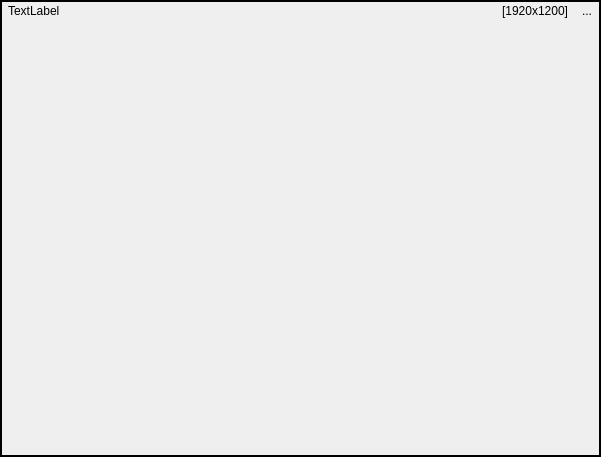
<ui version="4.0" >
 <class>FrameClass</class>
 <widget class="QFrame" name="FrameClass" >
  <property name="geometry" >
   <rect>
    <x>0</x>
    <y>0</y>
    <width>601</width>
    <height>457</height>
   </rect>
  </property>
  <property name="focusPolicy" >
   <enum>Qt::ClickFocus</enum>
  </property>
  <property name="windowTitle" >
   <string>Frame</string>
  </property>
  <property name="frameShape" >
   <enum>QFrame::Box</enum>
  </property>
  <property name="lineWidth" >
   <number>2</number>
  </property>
  <layout class="QVBoxLayout" >
   <property name="spacing" >
    <number>0</number>
   </property>
   <property name="margin" >
    <number>0</number>
   </property>
   <item>
    <layout class="QHBoxLayout" >
     <property name="spacing" >
      <number>6</number>
     </property>
     <property name="leftMargin" >
      <number>6</number>
     </property>
     <item>
      <widget class="QLabel" name="label" >
       <property name="maximumSize" >
        <size>
         <width>16777215</width>
         <height>18</height>
        </size>
       </property>
       <property name="text" >
        <string>TextLabel</string>
       </property>
      </widget>
     </item>
     <item>
      <widget class="QWidget" native="1" name="widget_2" >
       <property name="sizePolicy" >
        <sizepolicy vsizetype="Preferred" hsizetype="Expanding" >
         <horstretch>0</horstretch>
         <verstretch>0</verstretch>
        </sizepolicy>
       </property>
       <property name="maximumSize" >
        <size>
         <width>16777215</width>
         <height>18</height>
        </size>
       </property>
       <layout class="QHBoxLayout" name="horizontalLayout" >
        <property name="spacing" >
         <number>0</number>
        </property>
        <property name="margin" >
         <number>0</number>
        </property>
        <item>
         <spacer name="horizontalSpacer" >
          <property name="orientation" >
           <enum>Qt::Horizontal</enum>
          </property>
          <property name="sizeHint" stdset="0" >
           <size>
            <width>444</width>
            <height>13</height>
           </size>
          </property>
         </spacer>
        </item>
        <item>
         <widget class="QLabel" name="viewSize" >
          <property name="text" >
           <string>[1920x1200]</string>
          </property>
         </widget>
        </item>
       </layout>
      </widget>
     </item>
     <item>
      <widget class="QToolButton" name="toggleMax" >
       <property name="maximumSize" >
        <size>
         <width>16777215</width>
         <height>18</height>
        </size>
       </property>
       <property name="text" >
        <string>...</string>
       </property>
       <property name="icon" >
        <iconset resource="resources/editor.qrc" >
         <normaloff>:/icon16/toogle_max.png</normaloff>:/icon16/toogle_max.png</iconset>
       </property>
       <property name="autoRaise" >
        <bool>true</bool>
       </property>
      </widget>
     </item>
    </layout>
   </item>
   <item>
    <widget class="QWidget" native="1" name="panelContainer" >
     <layout class="QHBoxLayout" >
      <property name="spacing" >
       <number>0</number>
      </property>
      <property name="margin" >
       <number>0</number>
      </property>
     </layout>
    </widget>
   </item>
  </layout>
 </widget>
 <layoutdefault spacing="6" margin="11" />
 <resources>
  <include location="resources/editor.qrc" />
 </resources>
 <connections/>
</ui>
